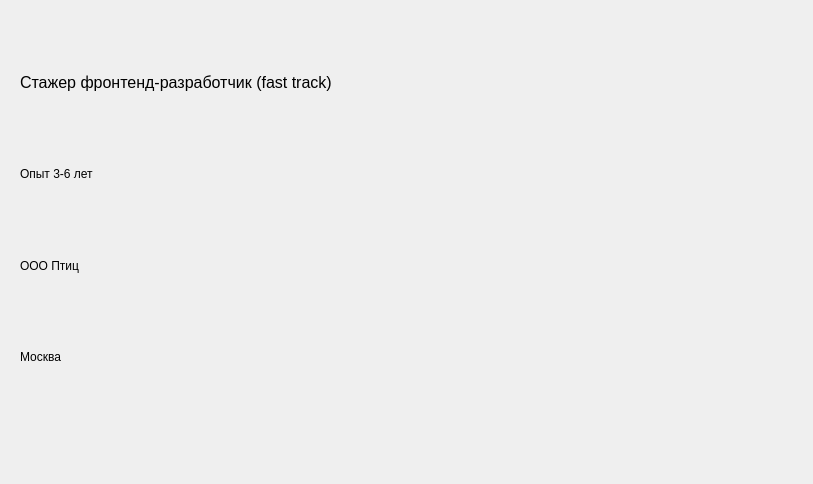
<?xml version="1.0" encoding="UTF-8"?>
<ui version="4.0">
 <class>VacancyCard</class>
 <widget class="QWidget" name="VacancyCard">
  <property name="geometry">
   <rect>
    <x>0</x>
    <y>0</y>
    <width>813</width>
    <height>484</height>
   </rect>
  </property>
  <property name="windowTitle">
   <string>Form</string>
  </property>
  <widget class="QWidget" name="">
   <property name="geometry">
    <rect>
     <x>20</x>
     <y>40</y>
     <width>695</width>
     <height>359</height>
    </rect>
   </property>
   <layout class="QHBoxLayout" name="horizontalLayout">
    <item>
     <layout class="QVBoxLayout" name="verticalLayout">
      <item>
       <widget class="QLabel" name="vacancy_name">
        <property name="font">
         <font>
          <pointsize>12</pointsize>
         </font>
        </property>
        <property name="text">
         <string>Стажер фронтенд-разработчик (fast track)</string>
        </property>
       </widget>
      </item>
      <item>
       <widget class="QLabel" name="experience_label">
        <property name="text">
         <string>Опыт 3-6 лет</string>
        </property>
       </widget>
      </item>
      <item>
       <widget class="QLabel" name="company_name">
        <property name="text">
         <string>ООО Птиц</string>
        </property>
       </widget>
      </item>
      <item>
       <widget class="QLabel" name="area_name">
        <property name="text">
         <string>Москва</string>
        </property>
       </widget>
      </item>
     </layout>
    </item>
    <item>
     <widget class="QLabel" name="company_logo">
      <property name="text">
       <string/>
      </property>
      <property name="pixmap">
       <pixmap>C:/Users/mrsld/Downloads/12253868.png</pixmap>
      </property>
      <property name="wordWrap">
       <bool>false</bool>
      </property>
     </widget>
    </item>
   </layout>
  </widget>
 </widget>
 <resources/>
 <connections/>
</ui>
